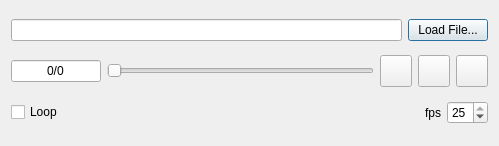
<ui version="4.0" >
 <class>AnimateMolDialog</class>
 <widget class="QDialog" name="AnimateMolDialog" >
  <property name="geometry" >
   <rect>
    <x>0</x>
    <y>0</y>
    <width>499</width>
    <height>146</height>
   </rect>
  </property>
  <property name="windowTitle" >
   <string>Animate Trajectory</string>
  </property>
  <layout class="QVBoxLayout" >
   <item>
    <layout class="QHBoxLayout" >
     <item>
      <widget class="QLineEdit" name="fileEdit" />
     </item>
     <item>
      <widget class="QPushButton" name="loadButton" >
       <property name="text" >
        <string>Load File...</string>
       </property>
      </widget>
     </item>
    </layout>
   </item>
   <item>
    <layout class="QHBoxLayout" >
     <item>
      <widget class="QLineEdit" name="frameEdit" >
       <property name="enabled" >
        <bool>true</bool>
       </property>
       <property name="maximumSize" >
        <size>
         <width>90</width>
         <height>16777215</height>
        </size>
       </property>
       <property name="text" >
        <string>0/0</string>
       </property>
       <property name="alignment" >
        <set>Qt::AlignCenter</set>
       </property>
       <property name="readOnly" >
        <bool>true</bool>
       </property>
      </widget>
     </item>
     <item>
      <widget class="QSlider" name="frameSlider" >
       <property name="minimum" >
        <number>1</number>
       </property>
       <property name="maximum" >
        <number>1</number>
       </property>
       <property name="orientation" >
        <enum>Qt::Horizontal</enum>
       </property>
      </widget>
     </item>
     <item>
      <widget class="QPushButton" name="playButton" >
       <property name="minimumSize" >
        <size>
         <width>32</width>
         <height>32</height>
        </size>
       </property>
       <property name="maximumSize" >
        <size>
         <width>32</width>
         <height>32</height>
        </size>
       </property>
       <property name="text" >
        <string/>
       </property>
       <property name="icon" >
        <iconset resource="animatemol.qrc" >
         <normaloff>:/amarok/icons/amarok_play.png</normaloff>:/amarok/icons/amarok_play.png</iconset>
       </property>
       <property name="iconSize" >
        <size>
         <width>32</width>
         <height>32</height>
        </size>
       </property>
      </widget>
     </item>
     <item>
      <widget class="QPushButton" name="pauseButton" >
       <property name="minimumSize" >
        <size>
         <width>32</width>
         <height>32</height>
        </size>
       </property>
       <property name="maximumSize" >
        <size>
         <width>32</width>
         <height>32</height>
        </size>
       </property>
       <property name="text" >
        <string/>
       </property>
       <property name="icon" >
        <iconset resource="animation.qrc" >
         <normaloff>:/amarok/icons/amarok_pause.png</normaloff>:/amarok/icons/amarok_pause.png</iconset>
       </property>
       <property name="iconSize" >
        <size>
         <width>32</width>
         <height>32</height>
        </size>
       </property>
      </widget>
     </item>
     <item>
      <widget class="QPushButton" name="stopButton" >
       <property name="minimumSize" >
        <size>
         <width>32</width>
         <height>32</height>
        </size>
       </property>
       <property name="maximumSize" >
        <size>
         <width>32</width>
         <height>32</height>
        </size>
       </property>
       <property name="text" >
        <string/>
       </property>
       <property name="icon" >
        <iconset resource="animation.qrc" >
         <normaloff>:/amarok/icons/amarok_stop.png</normaloff>:/amarok/icons/amarok_stop.png</iconset>
       </property>
       <property name="iconSize" >
        <size>
         <width>32</width>
         <height>32</height>
        </size>
       </property>
      </widget>
     </item>
    </layout>
   </item>
   <item>
    <layout class="QHBoxLayout" >
     <item>
      <widget class="QCheckBox" name="loopBox" >
       <property name="text" >
        <string>Loop</string>
       </property>
      </widget>
     </item>
     <item>
      <spacer>
       <property name="orientation" >
        <enum>Qt::Horizontal</enum>
       </property>
       <property name="sizeHint" stdset="0" >
        <size>
         <width>40</width>
         <height>20</height>
        </size>
       </property>
      </spacer>
     </item>
     <item>
      <widget class="QLabel" name="label" >
       <property name="text" >
        <string>fps</string>
       </property>
      </widget>
     </item>
     <item>
      <widget class="QSpinBox" name="fpsSpin" >
       <property name="minimum" >
        <number>1</number>
       </property>
       <property name="maximum" >
        <number>25</number>
       </property>
       <property name="value" >
        <number>25</number>
       </property>
      </widget>
     </item>
    </layout>
   </item>
  </layout>
 </widget>
 <resources>
  <include location="animation.qrc" />
 </resources>
 <connections/>
</ui>
